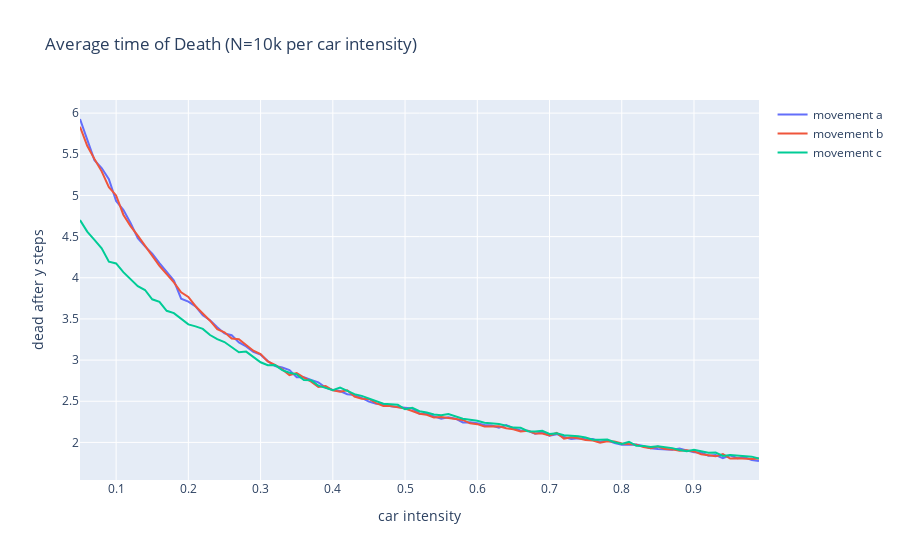

Write notebook code for a chart like this one.
### Code cell
a_mean_deaths = [np.mean(x) for x in a_deaths]
b_mean_deaths = [np.mean(x) for x in b_deaths]
c_mean_succs = [np.mean(x) for x in c_succs]

fig = px.line(title='Average time of Death (N=10k per car intensity)')
fig.add_scatter(x=car_intensities, y=a_mean_deaths, mode='lines', name='movement a')
fig.add_scatter(x=car_intensities, y=b_mean_deaths, mode='lines', name='movement b')
fig.add_scatter(x=car_intensities, y=c_mean_deaths, mode='lines', name='movement c')
fig.update_xaxes(title_text='car intensity')
fig.update_yaxes(title_text='dead after y steps')
fig.show()
